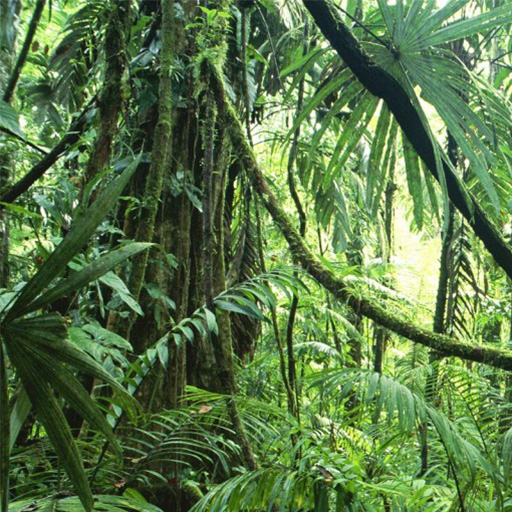
//> input picture Recognition of objects in the image by the Fourier-Mellin method/images/512-0.jpg, 512 x 512 px
$ ./Source   (built with g++ and OpenCV 4)
//> lines starting //> are read from the running program, lines starting //| are printed output that depends on the picture
#include <math.h>
#include <stdio.h>
#include <iostream>
#include "opencv2\imgproc\imgproc.hpp"
#include "opencv2\highgui\highgui.hpp"
#include "opencv2\core\core.hpp"
using namespace cv;
using namespace std;

Mat LogPolarTransf(Mat img) {
  //------------------------Преобразование картинки------------------------------------
  double M1 = (img.cols / log(img.cols / 2));  // вычисляем м для дня исходной картинки
  Mat img_log_polar;
  Point2f center((img.cols - 1) / 2, (img.rows - 1) / 2);  //центр исходной картинки
  logPolar(img, img_log_polar, center, M1, CV_INTER_LINEAR | CV_WARP_FILL_OUTLIERS);  // получаем преобразованную в полярно-логарифмическую систему исходную кртинку

                                                                                      //---------------------Ресайз преобразованной картинки---------------
  Mat log_polar_img_res(512, log(img_log_polar.rows) * 50, img.type());
  resize(img_log_polar, log_polar_img_res, log_polar_img_res.size(), 0, 0, CV_INTER_LINEAR); //(src, dst, dst_size, fx, fy, interpolation)

  return log_polar_img_res;
}

Mat mag_fur(Mat I) {
  Mat padded;                            //расширяем входное изображение до оптимального размера
  int m = getOptimalDFTSize(I.rows);
  int n = getOptimalDFTSize(I.cols); // на границ заполняем нулями
  copyMakeBorder(I, padded, 0, m - I.rows, 0, n - I.cols, BORDER_CONSTANT, Scalar::all(0));

  Mat planes[] = { Mat_<float>(padded), Mat::zeros(padded.size(), CV_32F) };
  Mat complexI;
  merge(planes, 2, complexI);         // Добавить в расширенную другую плоскость с нулями
  dft(complexI, complexI);            // Сделать дискретное преобразование Фурье
  //Преобразование реальных и комплекснх значений в амплитудные
  split(complexI, planes);
  magnitude(planes[0], planes[1], planes[0]);// planes[0] = magnitude
  Mat magI = planes[0];
  return magI;  // возвращаем амплитудную часть пространственного Фурье-спектра
}

double find_cor(Mat dis, Mat model) {
  cout << dis.rows << "  " << dis.cols << "  " << model.rows << "  " << model.cols << endl;
  double mean_b = cv::sum(dis)[0];
  double mean_b_m = cv::sum(model)[0];
  mean_b /= mean_b;
  mean_b_m /= mean_b_m;
  double stb = 0;
  double stb_b = 0;
  double stb_m = 0;
  for (int i = 0; i< dis.rows; i++) {
    for (int j = 0; j < dis.cols; j++) {
      stb += (dis.at<float>(i, j) - mean_b)*(model.at<float>(i, j) - mean_b_m);
      stb_b += (dis.at<float>(i, j) - mean_b)*(dis.at<float>(i, j) - mean_b);
      stb_m += (model.at<float>(i, j) - mean_b_m)*(model.at<float>(i, j) - mean_b_m);
    }
  }
  double coef = stb / sqrt(stb_b*stb_m);
  return coef;
}


int main() {
  const char* filename = "512-0.jpg";
  Mat I = imread(filename, CV_LOAD_IMAGE_GRAYSCALE);
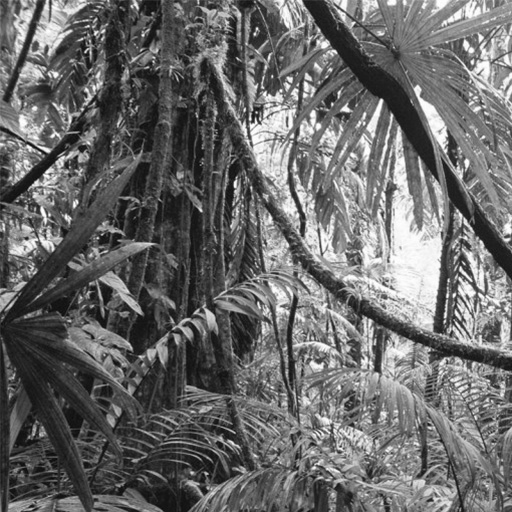
//> I: 512 rows x 512 cols, CV_8UC1; min 11, max 255, mean 105.6
  Mat magI = mag_fur(I);
//> in mag_fur, `Mat planes[] = { Mat_<float>(padded), Mat::zeros(padded.size(), CV_32F..`: planes[1]: 512 rows x 512 cols, CV_32FC1; every value is 0
  Mat magI_log_polar = LogPolarTransf(magI);
  Mat magI_l_f = mag_fur(magI_log_polar);
//> in mag_fur (call 2), `Mat planes[] = { Mat_<float>(padded), Mat::zeros(padded.size(), CV_32F..`: planes[1]: 512 rows x 320 cols, CV_32FC1; every value is 0
//> in mag_fur (call 2), `magnitude(planes[0], planes[1], planes[0]);`:
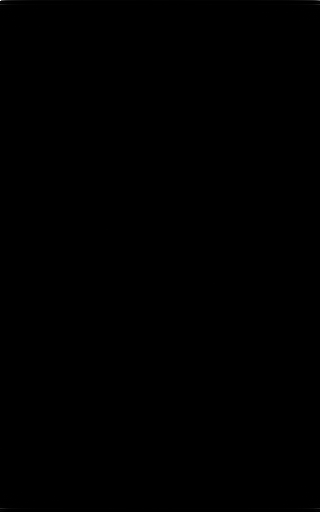
//> planes[0]: 512 rows x 320 cols, CV_32FC1; min 519.3, max 223542208, mean 261893.2; drawn with min black and max white

  const char* filename2 = "512-60.jpg";
  Mat I_2 = imread(filename2, CV_LOAD_IMAGE_GRAYSCALE);
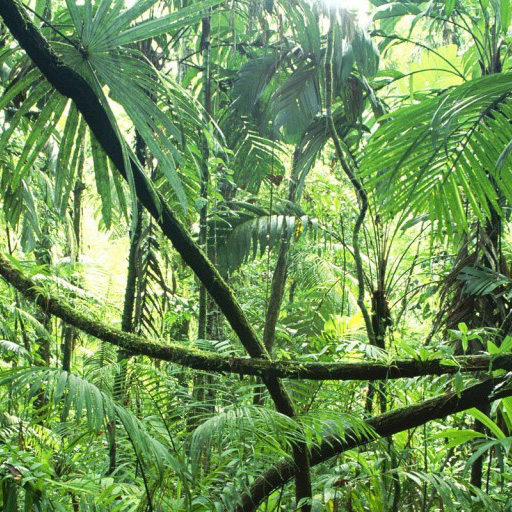
//> input picture Recognition of objects in the image by the Fourier-Mellin method/images/512-60.jpg, 512 x 512 px
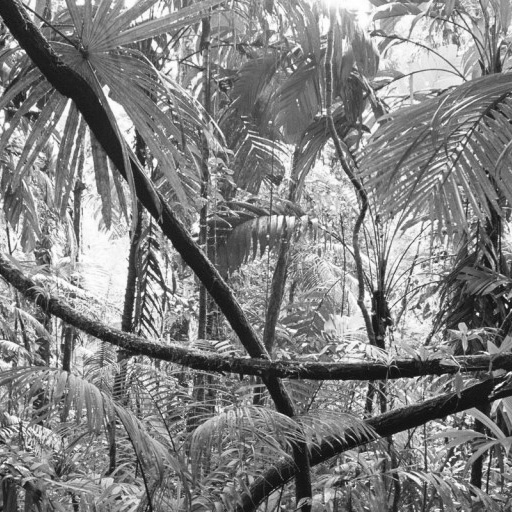
//> I_2: 512 rows x 512 cols, CV_8UC1; min 9, max 255, mean 129.7
  Mat magI_2 = mag_fur(I_2);
  Mat magI_log_polar_2 = LogPolarTransf(magI_2);
//> in LogPolarTransf (call 2), `logPolar(img, img_log_polar, center, M1, CV_INTER_LINEAR | CV_WARP_FIL..`:
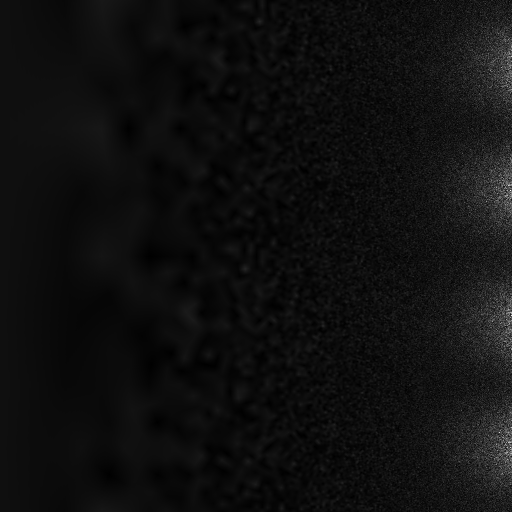
//> img_log_polar: 512 rows x 512 cols, CV_32FC1; min 131.2, max 50997.6, mean 3295.6; drawn with min black and max white
//> in LogPolarTransf (call 2), `resize(img_log_polar, log_polar_img_res, log_polar_img_res.size(), 0, ..`:
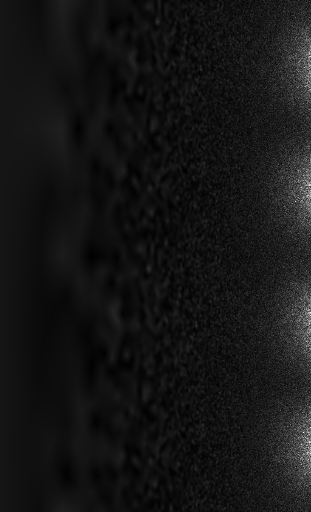
//> log_polar_img_res: 512 rows x 311 cols, CV_32FC1; min 142, max 37495, mean 3295.7; drawn with min black and max white
  Mat magI_l_f_2 = mag_fur(magI_log_polar_2);
//> in mag_fur (call 4), `copyMakeBorder(I, padded, 0, m - I.rows, 0, n - I.cols, BORDER_CONSTAN..`:
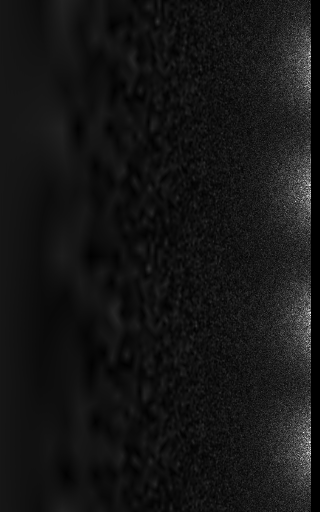
//> padded: 512 rows x 320 cols, CV_32FC1; min 0, max 37495, mean 3203.1; drawn with min black and max white

  double c = find_cor(magI_l_f, magI_l_f_2);
//| 512  320  512  320
//> in find_cor, `double mean_b = cv::sum(dis)[0];`: mean_b = 4.29e+10
//> in find_cor, `double mean_b_m = cv::sum(model)[0];`: mean_b_m = 6.53e+10
//> in find_cor, `mean_b /= mean_b;`: mean_b = 1
//> the loop in find_cor, `for (int i = 0; i< dis.rows; i++)` made 512 passes
//> (stb, stb_b, stb_m) on passes 1 to 3: (1.97e+17, 1.17e+17, 3.72e+17), (1.97e+17, 1.17e+17, 3.73e+17), (1.98e+17, 1.17e+17, 3.74e+17)
//> after the loop in find_cor, `for (int i = 0; i< dis.rows; i++)`: stb = 2.31e+17; stb_b = 1.51e+17; stb_m = 4.21e+17
//> in find_cor, `double coef = stb / sqrt(stb_b*stb_m);`: coef = 0.918
//> c = 0.918
  cout << "c = " << c << endl;
//| c = 0.917782

  return 0;
}
